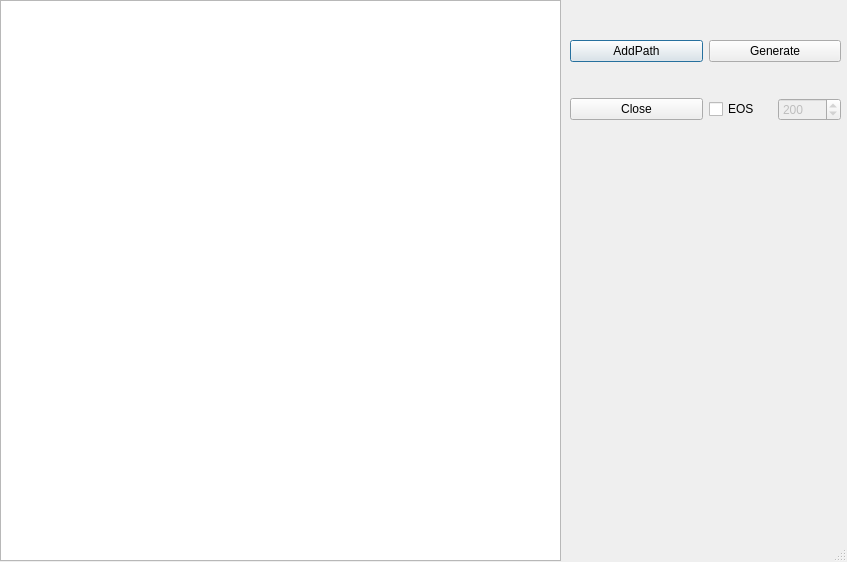
<?xml version="1.0" encoding="UTF-8"?>
<ui version="4.0">
 <class>Dialog</class>
 <widget class="QDialog" name="Dialog">
  <property name="geometry">
   <rect>
    <x>0</x>
    <y>0</y>
    <width>847</width>
    <height>562</height>
   </rect>
  </property>
  <property name="windowTitle">
   <string>Dialog</string>
  </property>
  <property name="sizeGripEnabled">
   <bool>true</bool>
  </property>
  <widget class="QTreeView" name="treeView">
   <property name="geometry">
    <rect>
     <x>0</x>
     <y>0</y>
     <width>561</width>
     <height>561</height>
    </rect>
   </property>
  </widget>
  <widget class="QWidget" name="gridLayoutWidget">
   <property name="geometry">
    <rect>
     <x>570</x>
     <y>10</y>
     <width>271</width>
     <height>141</height>
    </rect>
   </property>
   <layout class="QGridLayout" name="gridLayout">
    <item row="0" column="0">
     <widget class="QPushButton" name="pushButton_AddPath">
      <property name="text">
       <string>AddPath</string>
      </property>
     </widget>
    </item>
    <item row="2" column="0">
     <widget class="QPushButton" name="pushButton_Close">
      <property name="text">
       <string>Close</string>
      </property>
     </widget>
    </item>
    <item row="0" column="1">
     <widget class="QPushButton" name="pushButton_Generate">
      <property name="text">
       <string>Generate</string>
      </property>
     </widget>
    </item>
    <item row="2" column="1">
     <layout class="QHBoxLayout" name="horizontalLayout">
      <item>
       <widget class="QCheckBox" name="checkBox_WithEOS">
        <property name="text">
         <string>EOS</string>
        </property>
       </widget>
      </item>
      <item>
       <widget class="QSpinBox" name="spinBox">
        <property name="enabled">
         <bool>false</bool>
        </property>
        <property name="acceptDrops">
         <bool>false</bool>
        </property>
        <property name="maximum">
         <number>10000</number>
        </property>
        <property name="value">
         <number>200</number>
        </property>
       </widget>
      </item>
     </layout>
    </item>
   </layout>
  </widget>
  <widget class="QWidget" name="verticalLayoutWidget">
   <property name="geometry">
    <rect>
     <x>570</x>
     <y>380</y>
     <width>271</width>
     <height>181</height>
    </rect>
   </property>
   <layout class="QVBoxLayout" name="verticalLayout"/>
  </widget>
 </widget>
 <resources/>
 <connections>
  <connection>
   <sender>pushButton_Close</sender>
   <signal>clicked()</signal>
   <receiver>Dialog</receiver>
   <slot>close()</slot>
   <hints>
    <hint type="sourcelabel">
     <x>638</x>
     <y>122</y>
    </hint>
    <hint type="destinationlabel">
     <x>759</x>
     <y>208</y>
    </hint>
   </hints>
  </connection>
 </connections>
</ui>
